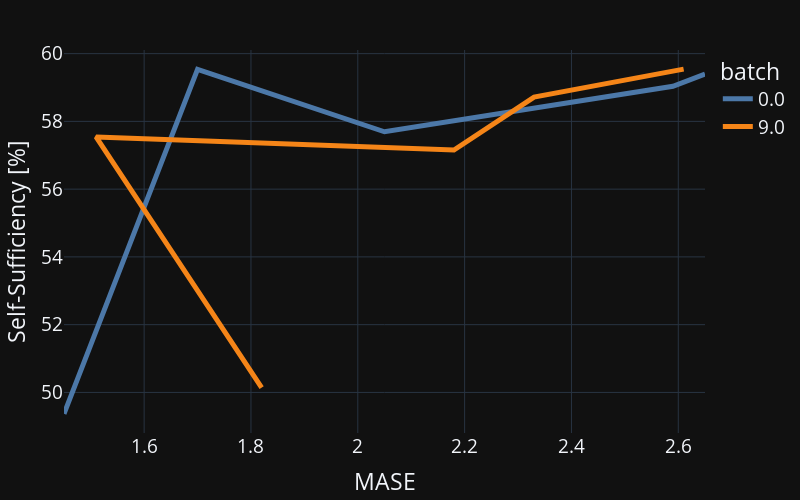

Notebook source saved alongside this figure:
### Code cell
# Draw relation between value and quality
fig = px.line(metrics, x='MASE', y='ssuff_%',
              line_group='batch', color='batch')
fig.update_layout(
    layout,
    height=500,
    width=800,
    showlegend=True,
    yaxis={'title': 'Self-Sufficiency [%]'})
fig.update_xaxes({'title': 'MASE'})
fig.update_traces({'line': {'width' : 5}})
fig.show()

### Figure 1 — Plotly figure (JSON) as saved in the notebook; plotly's stock layout.template omitted (floating-point values rounded to 4 significant figures)
{"data": [{"hovertemplate": "batch=0.0<br>MASE=%{x}<br>ssuff_%=%{y}<extra></extra>", "legendgroup": "0.0", "line": {"color": "#4C78A8", "dash": "solid", "width": 5}, "mode": "lines", "name": "0.0", "orientation": "v", "showlegend": true, "type": "scatter", "x": [1.45, 1.7, 2.05, 2.59, 2.65], "xaxis": "x", "y": [49.37, 59.53, 57.69, 59.04, 59.4], "yaxis": "y"}, {"hovertemplate": "batch=9.0<br>MASE=%{x}<br>ssuff_%=%{y}<extra></extra>", "legendgroup": "9.0", "line": {"color": "#F58518", "dash": "solid", "width": 5}, "mode": "lines", "name": "9.0", "orientation": "v", "showlegend": true, "type": "scatter", "x": [1.82, 1.51, 2.18, 2.33, 2.61], "xaxis": "x", "y": [50.14, 57.54, 57.16, 58.72, 59.54], "yaxis": "y"}], "layout": {"font": {"size": 19}, "height": 500, "legend": {"title": {"text": "batch"}, "tracegroupgap": 0}, "margin": {"b": 10, "l": 20, "r": 50, "t": 50}, "showlegend": true, "width": 800, "xaxis": {"anchor": "y", "autorange": true, "domain": [0, 1], "range": [1.45, 2.65], "title": {"text": "MASE"}, "type": "linear", "zerolinecolor": "white", "zerolinewidth": 2}, "yaxis": {"anchor": "x", "autorange": true, "domain": [0, 1], "range": [48.8, 60.11], "title": {"text": "Self-Sufficiency [%]"}, "type": "linear", "zerolinecolor": "white", "zerolinewidth": 2}}}
